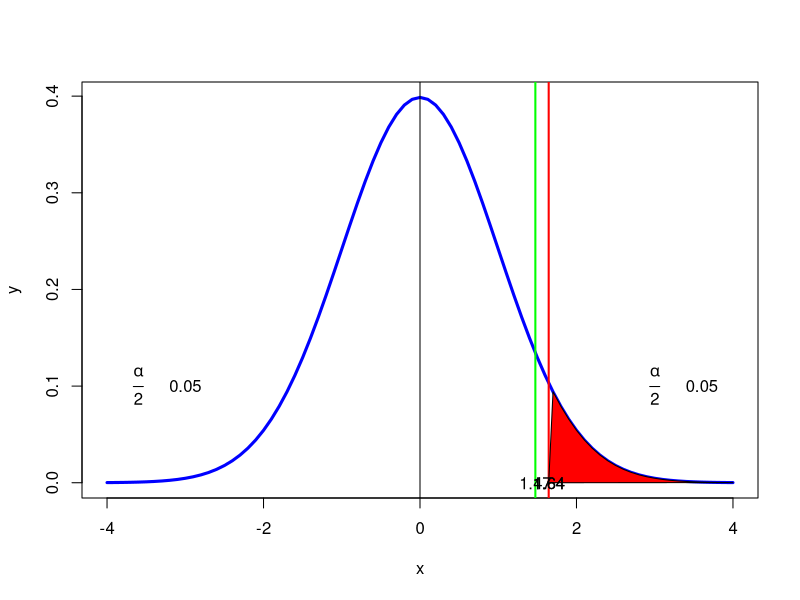

Here is the R script that generated this plot:
#page no : 431-432
xa=20
xb=12
na=200
nb=200
pc=round(((xa+xb)/(na+nb)),3)
p=1-pc
print(paste('1-pc =',p))
p_dash_a=xa/na
p_dash_b=xb/nb
ediff=p_dash_a-p_dash_b
print(paste('P\'A =',p_dash_a))
print(paste('P\'B =',p_dash_b))
print(paste('P\'A - P\'B =',ediff))
deno1=(pc*p*((1/na)+(1/nb)))
t_stat=(ediff/sqrt(deno1))
print(paste('Zc =',round(t_stat,3)))
alpha=.1/2
df=na+nb-2
t_critical=qnorm(1-alpha)
if(t_stat>t_critical)
{
   print("Reject H0")
}else
{
  print("Accept H0")
}
dfs <- na+nb-2
x <- seq(-4,4,0.1)
y <- dt(x,dfs)
plot(x,y,type='l',lwd=3,col='blue',xlab='x')
abline(v=0)
abline(v=t_critical,lwd=2,col='red')
abline(v=t_stat,lwd=2,col='green')
polygon(c(x[x>=abs(t_critical)],abs(t_critical) ),c(y[x>=abs(t_critical)],0),col="red")
text(t_critical,0,round(t_critical,2))
text(t_stat,0,round(t_stat,2))
text(abs(t_critical),0,round(abs(t_critical),2))
text(3.0,0.1,expression(frac(alpha,2)))
text(3.6,0.1,alpha)
text(-3.6,0.1,expression(frac(alpha,2)))
text(-3.0,0.1,alpha)
#The answer provided in the textbook is wrong
